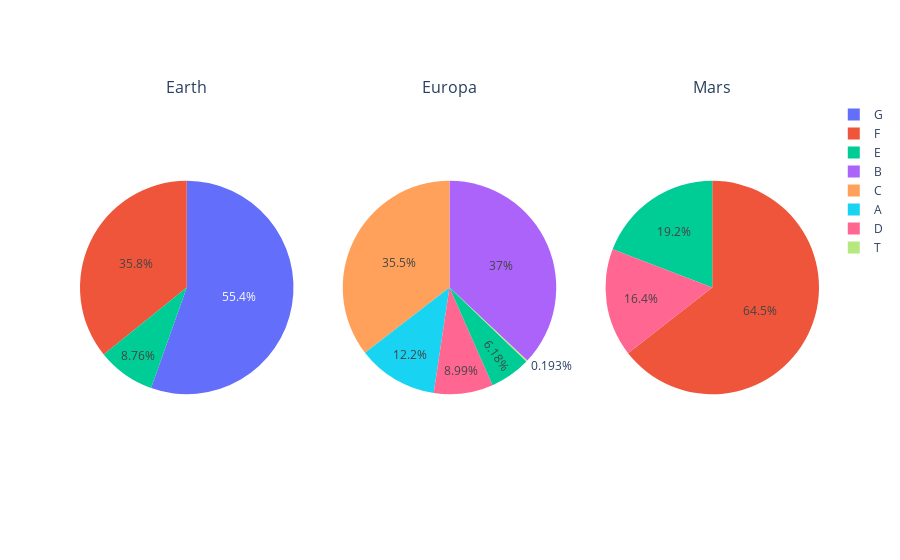

This figure's notebook cell:
### Markdown cell above
## EDA

### Code cell
# Checking for each 'HomePlanet' what 'CabinDeck' classes are.
data_plot = train_data.groupby(['HomePlanet', 'CabinDeck']).size()

fig = make_subplots(rows = 1, cols = 3, specs=[[{'type' : 'domain'} , {'type' : 'domain'}, {'type' :'domain'}]], subplot_titles=('Earth' , 'Europa', 'Mars'))

plt_earth = go.Pie(labels= data_plot['Earth'].index, values= data_plot['Earth'].values, name= 'Earth')

plt_europa = go.Pie(labels= data_plot['Europa'].index, values= data_plot['Europa'].values, name= 'Europa')

plt_mars = go.Pie(labels= data_plot['Mars'].index, values= data_plot['Mars'].values, name= 'Mars')

fig.add_trace(plt_earth,row=1,col=1)
fig.add_trace(plt_europa, row=1, col=2)
fig.add_trace(plt_mars,row=1,col=3)

fig.show()

### Figure 1 — Plotly figure (JSON) as saved in the notebook; plotly's stock layout.template omitted (floating-point values rounded to 4 significant figures)
{"data": [{"domain": {"x": [0, 0.2889], "y": [0, 1]}, "labels": ["E", "F", "G"], "name": "Earth", "type": "pie", "values": [395, 1614, 2498]}, {"domain": {"x": [0.3556, 0.6444], "y": [0, 1]}, "labels": ["A", "B", "C", "D", "E", "T"], "name": "Europa", "type": "pie", "values": [252, 766, 734, 186, 128, 4]}, {"domain": {"x": [0.7111, 1], "y": [0, 1]}, "labels": ["D", "E", "F"], "name": "Mars", "type": "pie", "values": [282, 330, 1110]}], "layout": {"annotations": [{"font": {"size": 16}, "showarrow": false, "text": "Earth", "x": 0.1444, "xanchor": "center", "xref": "paper", "y": 1, "yanchor": "bottom", "yref": "paper"}, {"font": {"size": 16}, "showarrow": false, "text": "Europa", "x": 0.5, "xanchor": "center", "xref": "paper", "y": 1, "yanchor": "bottom", "yref": "paper"}, {"font": {"size": 16}, "showarrow": false, "text": "Mars", "x": 0.8556, "xanchor": "center", "xref": "paper", "y": 1, "yanchor": "bottom", "yref": "paper"}]}}
